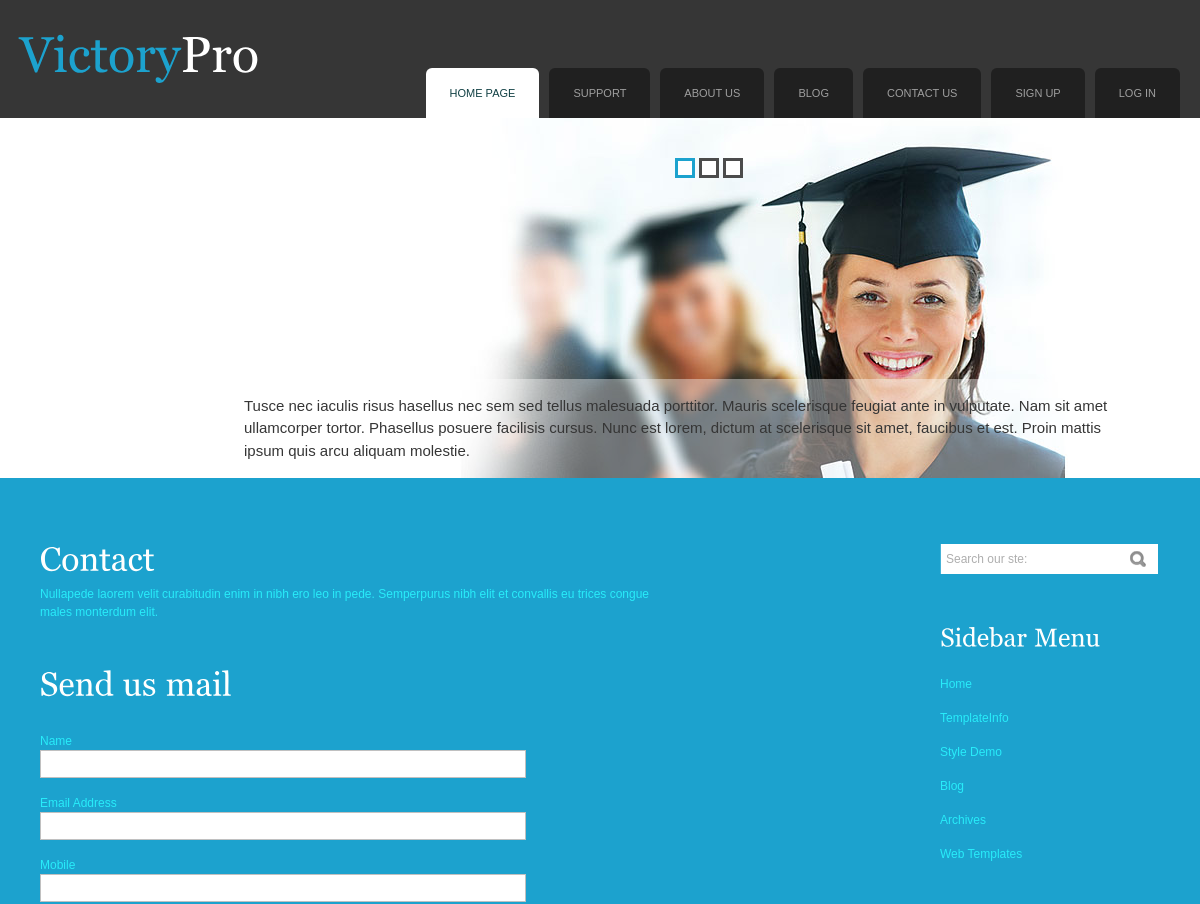
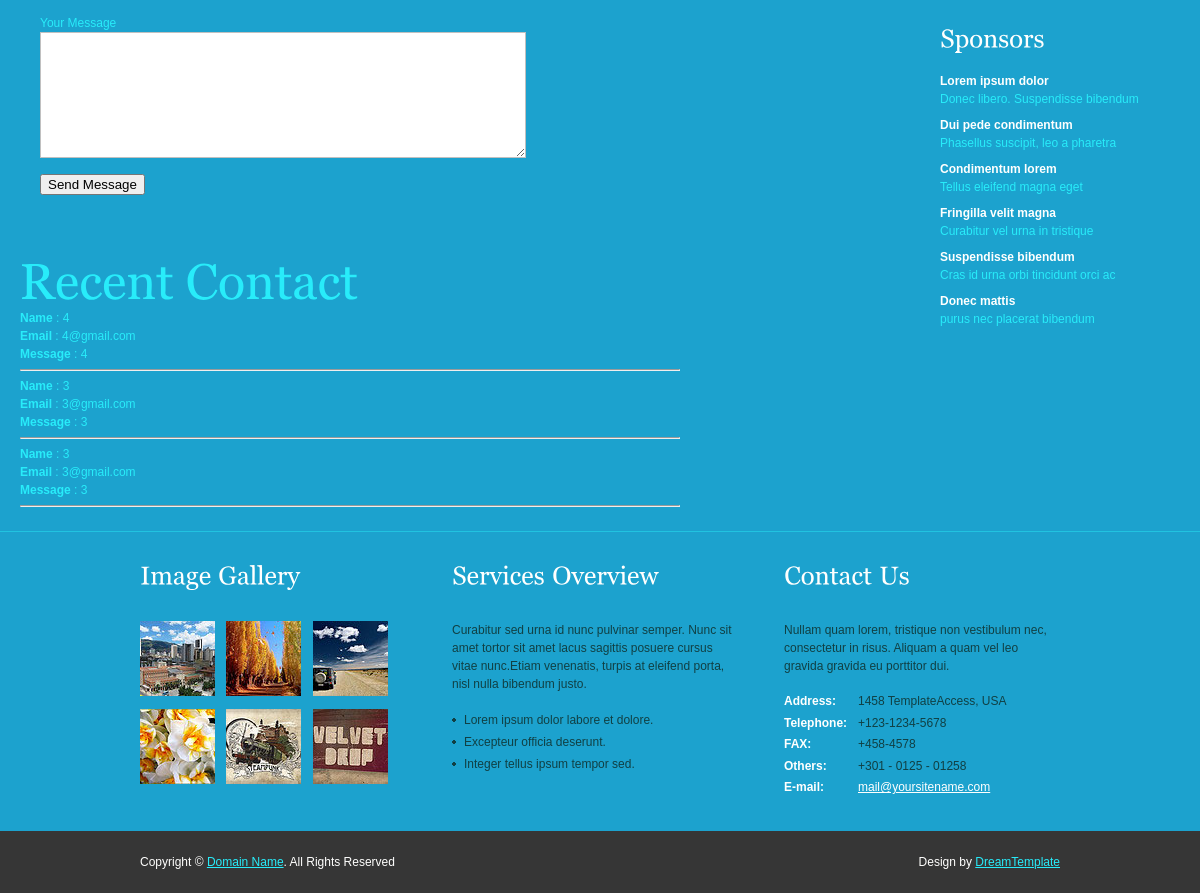
Page /contact/ on the committed database (2 pictures, top to bottom).
### onlineexamapp/models.py (models this page shows, shortened)
class Contact(models.Model):
    name = models.CharField(max_length = 100)
    email = models.CharField(max_length = 100)
    mobile = models.CharField(max_length = 100)
    message = models.TextField()

### onlineexamapp/views.py (the view)
# urls.py: path('contact/', views.contact, name='contact'),
def contact(request):
    if request.method == "POST":
        Contact.objects.create(
            name=request.POST['name'],
            email=request.POST['email'],
            mobile=request.POST['mobile'],
            message=request.POST['message']
        )
        recentContacts = Contact.objects.all().order_by('-id')[:3]
        msg = 'Message Send Successfully !!!'
        return render(request, 'contact.html', {'msg': msg, 'recentContacts': recentContacts})
    else:
        recentContacts = Contact.objects.all().order_by('-id')[:3]
        return render(request, 'contact.html', {'recentContacts': recentContacts})

### onlineexamapp/templates/contact.html (shortened to what this page needs)
{% extends 'header.html' %}
{% load static %}
{% block content %}
<!DOCTYPE html
  PUBLIC "-//W3C//DTD XHTML 1.0 Transitional//EN" "http://www.w3.org/TR/xhtml1/DTD/xhtml1-transitional.dtd">
<html xmlns="http://www.w3.org/1999/xhtml">
<head>
</head>
<body>
  <div class="main">
    <div class="content">
      <div class="content_resize">
        <div class="mainbar">
          <div class="article">
            <h2><span>Contact</span></h2>
            <p>Nullapede laorem velit curabitudin enim in nibh ero leo in pede. Semperpurus nibh elit et convallis eu
              trices congue males monterdum elit.</p>
          </div>
          <div class="article">
            <h2>
              <span>Send us</span> mail<br>
            </h2>
            <form action="{% url 'contact' %}" method="post" id="sendemail">
              <ol>
                <li>
                  <label for="name">Name</label>
                  <input type="text" id="name" name="name" class="text" />
                </li>
                <li>
                  <label for="email">Email Address</label>
                  <input type="email" id="email" name="email" class="text" />
                </li>
                <li>
                  <label for="mobile">Mobile</label>
                  <input type="text" id="mobile" name="mobile" class="text" />
                </li>
                <li>
                  <label for="message">Your Message</label>
                  <textarea id="message" name="message" rows="8" cols="50"></textarea>
                </li>
                <li>
                  <input type="submit" name="contact" id="contact" value="Send Message" class="send" />
                </li>
              </ol>
            </form>
          </div>
          <div class="recent-contacts">
            <h1>Recent Contact</h1>
            {% for i in recentContacts %}
            <b>Name</b> : {{i.name}}<br>
            <b>Email</b> : {{i.email}}<br>
            <b>Message</b> : {{i.message}}<br>
            <hr>
            {% endfor %}
          </div>
        </div>
        <div class="sidebar">
          <div class="searchform">
            <form id="formsearch" name="formsearch" method="post" action="#">
              <span>
                <input name="editbox_search" class="editbox_search" id="editbox_search" maxlength="80"
                  value="Search our ste:" type="text" />
              </span>
              <input name="button_search" src="{% static 'images/search.gif' %}" class="button_search" type="image" />
            </form>
          </div>
          <div class="gadget">
            <h2 class="star"><span>Sidebar</span> Menu</h2>
            <ul class="sb_menu">
              <li><a href="#">Home</a></li>
              <li><a href="#">TemplateInfo</a></li>
              <li><a href="#">Style Demo</a></li>
              <li><a href="#">Blog</a></li>
              <li><a href="#">Archives</a></li>
              <li><a href="#">Web Templates</a></li>
            </ul>
          </div>
          <div class="gadget">
            <h2 class="star"><span>Sponsors</span></h2>
            <ul class="ex_menu">
              <li><a href="#">Lorem ipsum dolor</a><br />
                Donec libero. Suspendisse bibendum</li>
              <li><a href="#">Dui pede condimentum</a><br />
                Phasellus suscipit, leo a pharetra</li>
              <li><a href="#">Condimentum lorem</a><br />
                Tellus eleifend magna eget</li>
              <li><a href="#">Fringilla velit magna</a><br />
                Curabitur vel urna in tristique</li>
              <li><a href="#">Suspendisse bibendum</a><br />
                Cras id urna orbi tincidunt orci ac</li>
              <li><a href="#">Donec mattis</a><br />
                purus nec placerat bibendum</li>
            </ul>
          </div>
        </div>
      </div>
    </div>
    <div class="fbg">
      <div class="fbg_resize">
        <div class="col c1">
          <h2><span>Image</span> Gallery</h2>
          <a href="#"><img src="{% static 'images/gal1.jpg' %}" width="75" height="75" alt="" class="gal" /></a> <a
            href="#"><img src="{% static 'images/gal2.jpg' %}" width="75" height="75" alt="" class="gal" /></a> <a
            href="#"><img src="{% static 'images/gal3.jpg' %}" width="75" height="75" alt="" class="gal" /></a> <a
            href="#"><img src="{% static 'images/gal4.jpg' %}" width="75" height="75" alt="" class="gal" /></a> <a
            href="#"><img src="{% static 'images/gal5.jpg' %}" width="75" height="75" alt="" class="gal" /></a> <a
            href="#"><img src="{% static 'images/gal6.jpg' %}" width="75" height="75" alt="" class="gal" /></a>
        </div>
        <div class="col c2">
          <h2><span>Services</span> Overview</h2>
          <p>Curabitur sed urna id nunc pulvinar semper. Nunc sit amet tortor sit amet lacus sagittis posuere cursus
            vitae nunc.Etiam venenatis, turpis at eleifend porta, nisl nulla bibendum justo.</p>
          <ul class="fbg_ul">
            <li><a href="#">Lorem ipsum dolor labore et dolore.</a></li>
            <li><a href="#">Excepteur officia deserunt.</a></li>
            <li><a href="#">Integer tellus ipsum tempor sed.</a></li>
          </ul>
        </div>
        <div class="col c3">
          <h2><span>Contact</span> Us</h2>
          <p>Nullam quam lorem, tristique non vestibulum nec, consectetur in risus. Aliquam a quam vel leo gravida
            gravida eu porttitor dui.</p>
          <p class="contact_info"> <span>Address:</span> 1458 TemplateAccess, USA<br />
            <span>Telephone:</span> +123-1234-5678<br />
            <span>FAX:</span> +458-4578<br />
            <span>Others:</span> +301 - 0125 - 01258<br />
            <span>E-mail:</span> <a href="#">mail@yoursitename.com</a>
          </p>
        </div>
      </div>
    </div>
  </div>
</body>
</html>
{% endblock %}

### onlineexamapp/static/css/style.css (style rules this page uses)
body { margin:0; padding:0; width:100%; color:#28ecfa; font:normal 12px/1.5em "Liberation sans", Arial, Helvetica, sans-serif; background:#1ca2ce url(../images/main_bg.gif) repeat-x left top; }
html, .main { padding:0; margin:0; }
h2 { margin:8px 0; padding:8px 0; font-size:25px; font-weight:normal; color:#353c46; }
p { margin:8px 0; padding:0 0 8px 0; }
a { color:#fffffe; text-decoration:underline; }
.header, .content, .menu_nav, .fbg, .footer, form, ol, ol li, ul, .content .mainbar, .content .sidebar { margin:0; padding:0; }
h1 { margin:0; padding:32px 0 0; font-size:50px; font-weight:normal; line-height:1.2em; text-transform:none; }
.content { padding:0; }
.content_resize { margin:0 auto; padding:18px 0; width:1160px; }
.content .mainbar { margin:0; padding:0; float:left; width:660px; }
.content .mainbar h2 { margin-bottom:0; padding-bottom:0; font-size:33px; line-height:1.2em; color:#fffffe; }
.content .mainbar .article { margin:0 0 32px; padding:0 0 0 20px; }
.content .sidebar { padding:0; float:right; width:260px; }
.content .sidebar .gadget { margin:0 0 12px; padding:8px 20px 24px; }
.content .sidebar h2 { color:#fffffe; text-transform:none; }
ul.sb_menu, ul.ex_menu { margin:0; padding:0; list-style:none; color:#28ecfa; }
ul.sb_menu li, ul.ex_menu li { margin:0; }
ul.sb_menu li { padding:8px 0; width:220px; }
ul.ex_menu li { padding:4px 0; }
ul.sb_menu li a { color:#28ecfa; text-decoration:none; margin-left:-16px; padding:4px 8px 4px 16px; }
ul.ex_menu li a { font-weight:bold; color:#fffffe; text-decoration:none; }
.fbg { border-top:1px solid #21c3e1; }
.fbg_resize { margin:0 auto; width:920px; padding:16px 20px; color:#114044; }
.fbg h2 { color:#fffffe; padding-bottom:24px; }
.fbg img.gal { margin:0 8px 8px 0; padding:0; border:none; }
.fbg .col { margin:0; float:left; }
.fbg .c1 { padding:0 16px 0 0; width:280px; }
.fbg .c2 { padding:0 36px 0 16px; width:280px; }
.fbg .c3 { padding:0 0 0 16px; width:274px; }
.fbg .fbg_ul { margin:0; padding:0; list-style:none; }
.fbg .fbg_ul li { margin:0; padding:0; list-style:none; }
.fbg .fbg_ul li a { display:block; margin:0; padding:2px 0 2px 12px; color:#114044; text-decoration:none; background:url(../images/li.gif) no-repeat left center; }
.fbg p.contact_info { line-height:1.8em; }
.fbg p.contact_info a { color:#fffffe; text-decoration:underline; }
.fbg p.contact_info span { display:block; float:left; width:74px; font-weight:bold; color:#fffffe; }
ol { list-style:none; }
ol li { display:block; clear:both; }
ol li label { display:block; margin:0; padding:16px 0 0 0; }
ol li input.text { width:480px; border:1px solid #c0c0c0; margin:0; padding:5px 2px; height:16px; background-color:#fff; }
ol li textarea { width:480px; border:1px solid #c0c0c0; margin:0; padding:2px; background-color:#fff; }
ol li .send { margin:16px 0 0 0; }
.searchform { margin:0 0 12px; padding:0; float:left; }
#formsearch { margin:0; padding:16px 20px; width:auto; height:30px; }
#formsearch span { display:block; margin:0; padding:0; float:left; background:url(../images/search_bg.gif) no-repeat left top; }
#formsearch input.editbox_search { margin:0; padding:8px 6px; float:left; width:174px; font-size:12px; line-height:14px; color:#aeaeae; background:none; outline:none; border:none; }
#formsearch input.button_search { margin:0; padding:0; border:none; float:left; }
a { outline:none; }

### rows in the picture
Contact: name "4", email "4@gmail.com", message "4"
Contact: name "3", email "3@gmail.com", message "3"
Contact: name "3", email "3@gmail.com", message "3"
